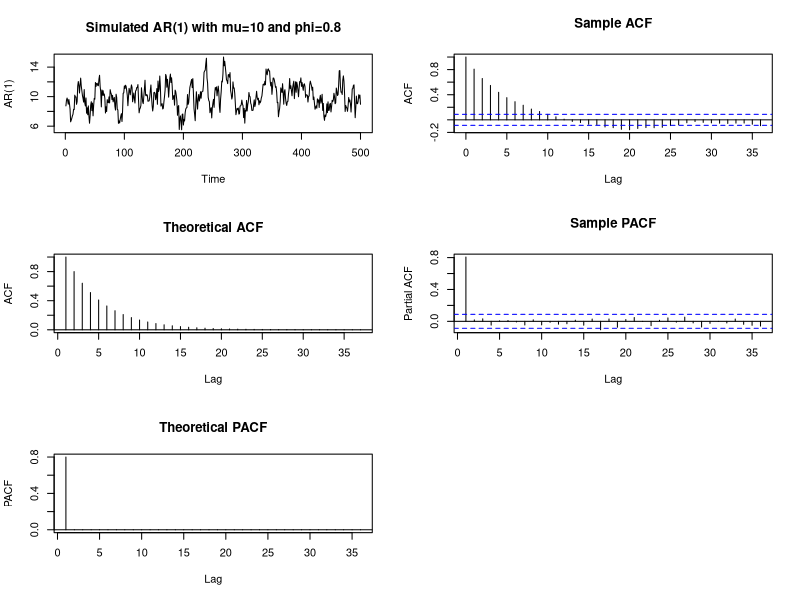
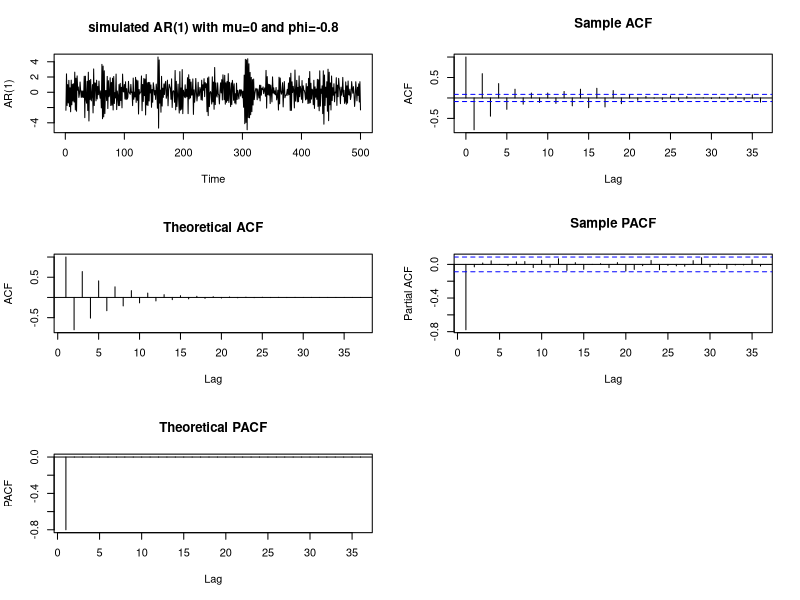
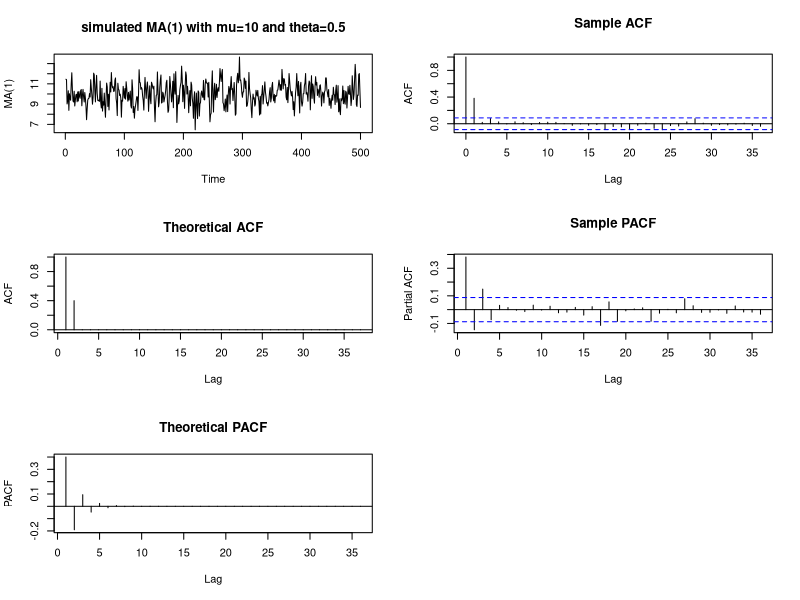
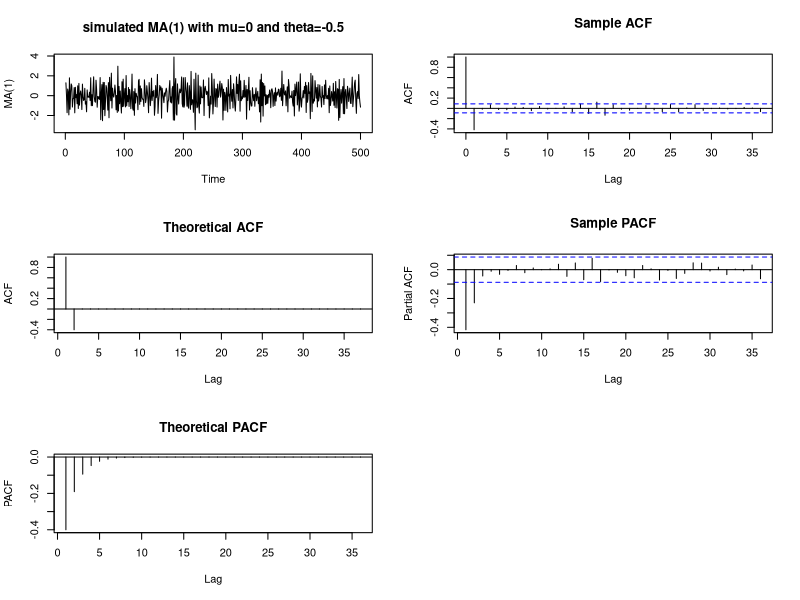
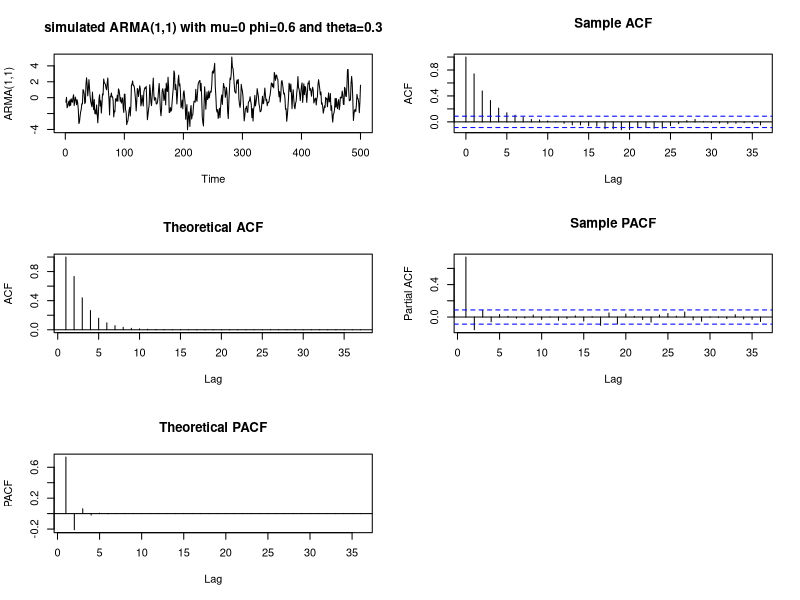
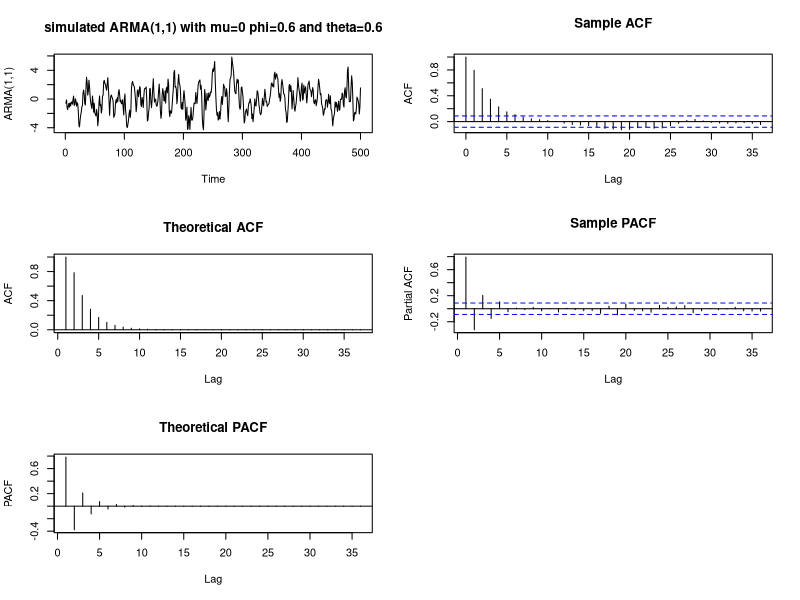
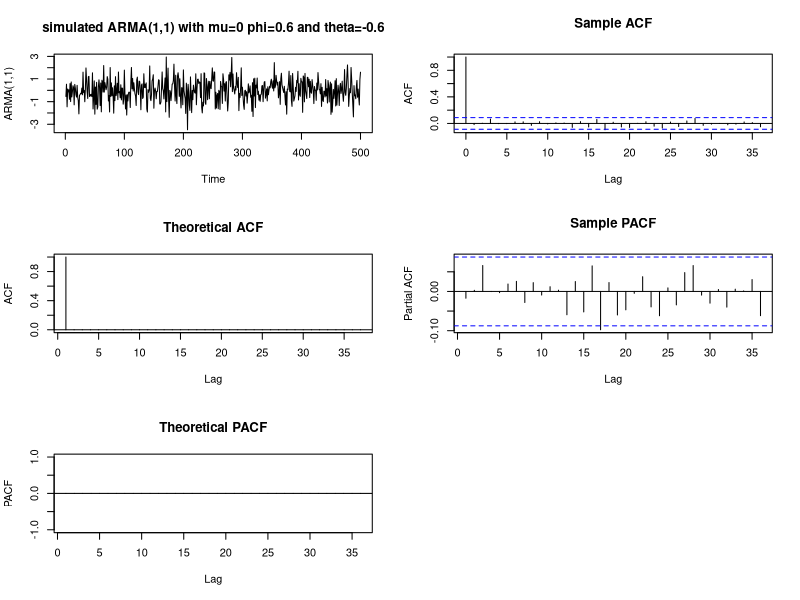
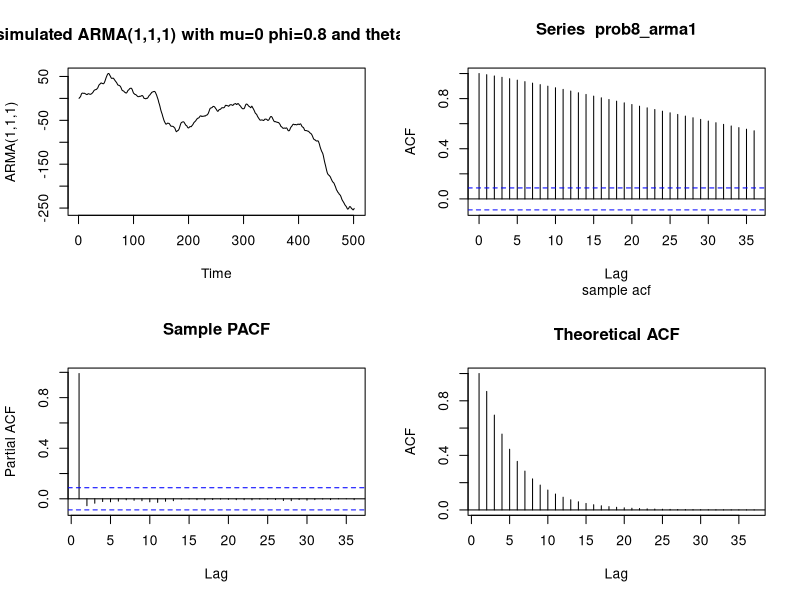

Source code (R) for these figures, in order:
#ar1 u=10 phi=0.8#
par(mfrow=c(3,2))
set.seed(1234567)
prob1_ar1=arima.sim(list(order=c(1,0,0),ar=c(0.8)),n=500)
prob1_ar1=prob1_ar1+10
ts.plot(prob1_ar1,main="Simulated AR(1) with mu=10 and phi=0.8",xlab="Time",ylab="AR(1)")

prob1_sacf=acf(prob1_ar1,lag.max=36,plot=TRUE,main="Sample ACF")
prob1_tacf=ARMAacf(ar=c(0.8),ma=0,lag.max=36,pacf=FALSE)
plot(prob1_tacf,type="h",xlab="Lag",ylab="ACF",main="Theoretical ACF")
abline(h=0)

prob1_spacf=acf(prob1_ar1,lag.max=36,type=c("partial"),plot=TRUE,main="Sample PACF")
prob1_tpacf=ARMAacf(ar=c(0.8),ma=0,lag.max=36,pacf=TRUE)
plot(prob1_tpacf,type="h",xlab="Lag",ylab="PACF",main="Theoretical PACF")
abline(h=0)



#ar1 u=0 phi=-0.8#
par(mfrow=c(3,2))
set.seed(1234567)
prob2_ar1=arima.sim(list(order=c(1,0,0),ar=c(-0.8)),n=500)
ts.plot(prob2_ar1,main="simulated AR(1) with mu=0 and phi=-0.8",xlab="Time",ylab="AR(1)")

prob2_sacf=acf(prob2_ar1,lag.max=36,plot=TRUE,main="Sample ACF")
prob2_tacf=ARMAacf(ar=c(-0.8),ma=0,lag.max=36,pacf=FALSE)
plot(prob2_tacf,type="h",xlab="Lag",ylab="ACF",main="Theoretical ACF")
abline(h=0)

prob2_spacf=acf(prob2_ar1,lag.max=36,type=c("partial"),plot=TRUE,main="Sample PACF")
prob2_tpacf=ARMAacf(ar=c(-0.8),ma=0,lag.max=36,pacf=TRUE)
plot(prob2_tpacf,type="h",xlab="Lag",ylab="PACF",main="Theoretical PACF")
abline(h=0)



#ma1 u=10 theta=0.5#
par(mfrow=c(3,2))
set.seed(1234567)
prob3_ma1=arima.sim(list(order=c(0,0,1),ma=c(0.5)),n=500)
prob3_ma1=prob3_ma1+10
ts.plot(prob3_ma1,main="simulated MA(1) with mu=10 and theta=0.5",xlab="Time",ylab="MA(1)")

prob3_sacf=acf(prob3_ma1,lag.max=36,plot=TRUE,main="Sample ACF")
prob3_tacf=ARMAacf(ar=0,ma=c(0.5), lag.max=36,pacf=FALSE)
plot(prob3_tacf,type="h",xlab="Lag",ylab="ACF",main="Theoretical ACF")
abline(h=0)

prob3_spacf=acf(prob3_ma1,lag.max=36,type=c("partial"),plot=TRUE,main="Sample PACF")
prob3_tpacf=ARMAacf(ar=0,ma=c(0.5) ,lag.max=36,pacf=TRUE)
plot(prob3_tpacf,type="h",xlab="Lag",ylab="PACF",main="Theoretical PACF")
abline(h=0)


#ma1 u=0 theta=-0.5#
par(mfrow=c(3,2))
set.seed(1234567)
prob4_ma1=arima.sim(list(order=c(0,0,1),ma=c(-0.5)),n=500)
ts.plot(prob4_ma1,main="simulated MA(1) with mu=0 and theta=-0.5",xlab="Time",ylab="MA(1)")

prob4_sacf=acf(prob4_ma1,lag.max=36,plot=TRUE,main="Sample ACF")
prob4_tacf=ARMAacf(ar=0,ma=c(-0.5), lag.max=36,pacf=FALSE)
plot(prob4_tacf,type="h",xlab="Lag",ylab="ACF",main="Theoretical ACF")
abline(h=0)

prob4_spacf=acf(prob4_ma1,lag.max=36,type=c("partial"),plot=TRUE,main="Sample PACF")
prob4_tpacf=ARMAacf(ar=0,ma=c(-0.5) ,lag.max=36,pacf=TRUE)
plot(prob4_tpacf,type="h",xlab="Lag",ylab="PACF",main="Theoretical PACF")
abline(h=0)


#ARMA(1,1) with mu= 0.0, phi = 0.6 and theta = 0.3#
par(mfrow=c(3,2))
set.seed(1234567)
prob5_arma1=arima.sim(list(order=c(1,0,1),ar=c(0.6),ma=c(0.3)),n=500)
ts.plot(prob5_arma1,main="simulated ARMA(1,1) with mu=0 phi=0.6 and theta=0.3",xlab="Time",ylab="ARMA(1,1)")

prob5_sacf=acf(prob5_arma1,lag.max=36,plot=TRUE,main="Sample ACF")
prob5_tacf=ARMAacf(ar=c(0.6),ma=c(0.3), lag.max=36,pacf=FALSE)
plot(prob5_tacf,type="h",xlab="Lag",ylab="ACF",main="Theoretical ACF")
abline(h=0)

prob5_spacf=acf(prob5_arma1,lag.max=36,type=c("partial"),plot=TRUE,main="Sample PACF")
prob5_tpacf=ARMAacf(ar=c(0.6),ma=c(0.3) ,lag.max=36,pacf=TRUE)
plot(prob5_tpacf,type="h",xlab="Lag",ylab="PACF",main="Theoretical PACF")
abline(h=0)


#ARMA(1,1) with mu= 0.0, phi= 0.6 and theta= 0.6#
par(mfrow=c(3,2))
set.seed(1234567)
prob6_arma1=arima.sim(list(order=c(1,0,1),ar=c(0.6),ma=c(0.6)),n=500)
ts.plot(prob6_arma1,main="simulated ARMA(1,1) with mu=0 phi=0.6 and theta=0.6",xlab="Time",ylab="ARMA(1,1)")

prob6_sacf=acf(prob6_arma1,lag.max=36,plot=TRUE,main="Sample ACF")
prob6_tacf=ARMAacf(ar=c(0.6),ma=c(0.6), lag.max=36,pacf=FALSE)
plot(prob6_tacf,type="h",xlab="Lag",ylab="ACF",main="Theoretical ACF")
abline(h=0)

prob6_spacf=acf(prob6_arma1,lag.max=36,type=c("partial"),plot=TRUE,main="Sample PACF")
prob6_tpacf=ARMAacf(ar=c(0.6),ma=c(0.6) ,lag.max=36,pacf=TRUE)
plot(prob6_tpacf,type="h",xlab="Lag",ylab="PACF",main="Theoretical PACF")
abline(h=0)


#ARMA(1,1) with mu= 0.0, phi= 0.6 and theta= -0.6 #
par(mfrow=c(3,2))
set.seed(1234567)
prob7_arma1=arima.sim(list(order=c(1,0,1),ar=c(0.6),ma=c(-0.6)),n=500)
ts.plot(prob7_arma1,main="simulated ARMA(1,1) with mu=0 phi=0.6 and theta=-0.6",xlab="Time",ylab="ARMA(1,1)")


prob7_sacf=acf(prob7_arma1,lag.max=36,plot=TRUE,main="Sample ACF")
prob7_tacf=ARMAacf(ar=c(0.6),ma=c(-0.6), lag.max=36,pacf=FALSE)
plot(prob7_tacf,type="h",xlab="Lag",ylab="ACF",main="Theoretical ACF")
abline(h=0)

prob7_spacf=acf(prob7_arma1,lag.max=36,type=c("partial"),plot=TRUE,main="Sample PACF")
prob7_tpacf=ARMAacf(ar=c(0.6),ma=c(-0.6) ,lag.max=36,pacf=TRUE)
plot(prob7_tpacf,type="h",xlab="Lag",ylab="PACF",main="Theoretical PACF")
abline(h=0)


#ARIMA(1,1,1) with mu=0.0, phi=0.8 and theta=0.3 #
par(mfrow=c(2,2))
set.seed(123457)
prob8_arma1=arima.sim(list(order=c(1,1,1),ar=c(0.8),ma=c(0.3)),n=500)
ts.plot(prob8_arma1,main="simulated ARMA(1,1,1) with mu=0 phi=0.8 and theta=0.3",xlab="Time",ylab="ARMA(1,1,1)")

prob8_sacf=acf(prob8_arma1,lag.max=36,plot=TRUE,sub="sample acf")
prob8_spacf=acf(prob8_arma1,lag.max=36,type=c("partial"),plot=TRUE,main="Sample PACF")

prob8_tacf=ARMAacf(ar=c(0.8),ma=c(0.3), lag.max=36,pacf=FALSE)
plot(prob8_tacf,type="h",xlab="Lag",ylab="ACF",main="Theoretical ACF")
abline(h=0)
prob8_tpacf=ARMAacf(ar=c(0.8),ma=c(0.3) ,lag.max=36,pacf=TRUE)
plot(prob8_tpacf,type="h",xlab="Lag",ylab="PACF",main="Theoretical PACF")
abline(h=0)